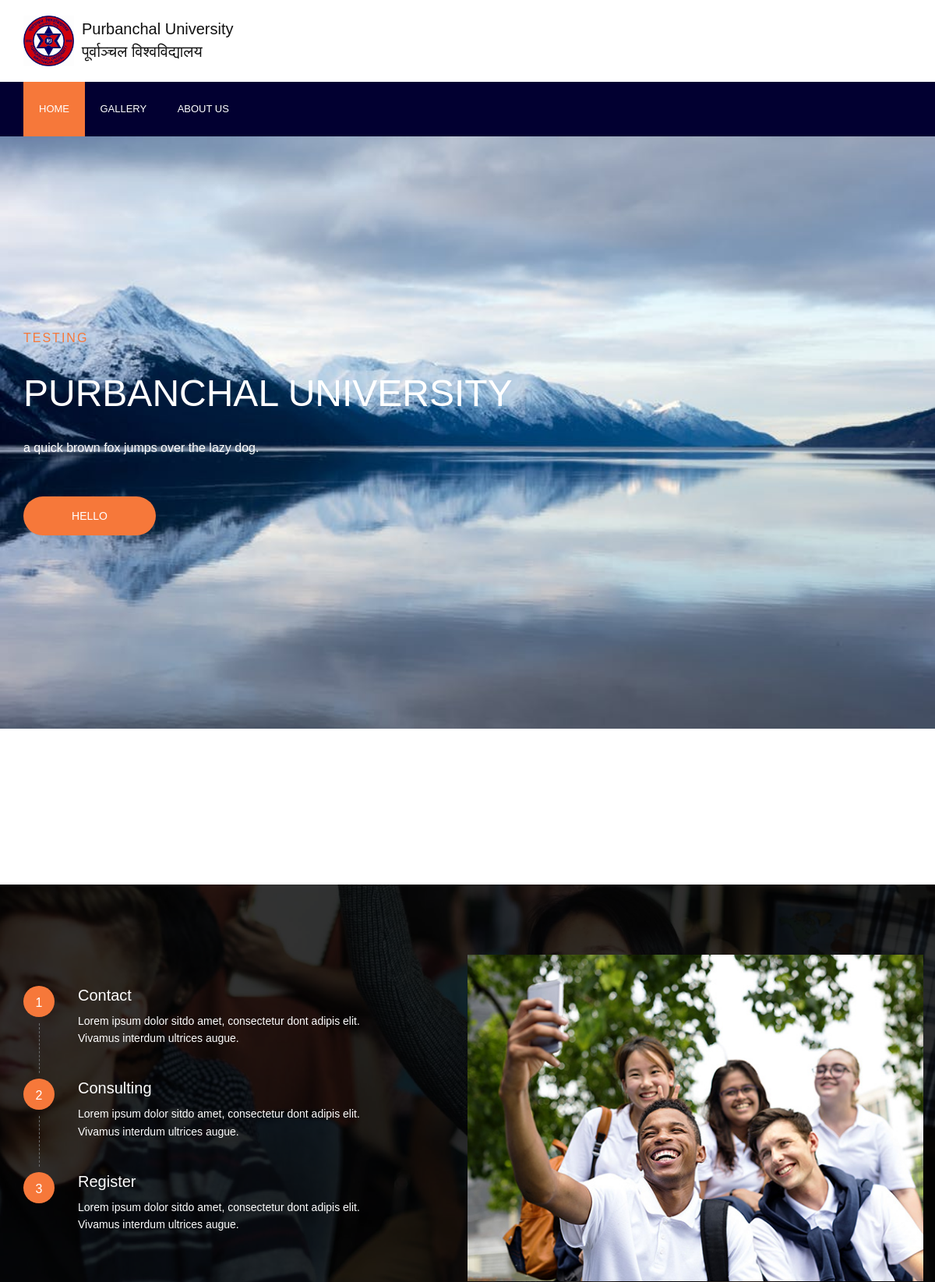
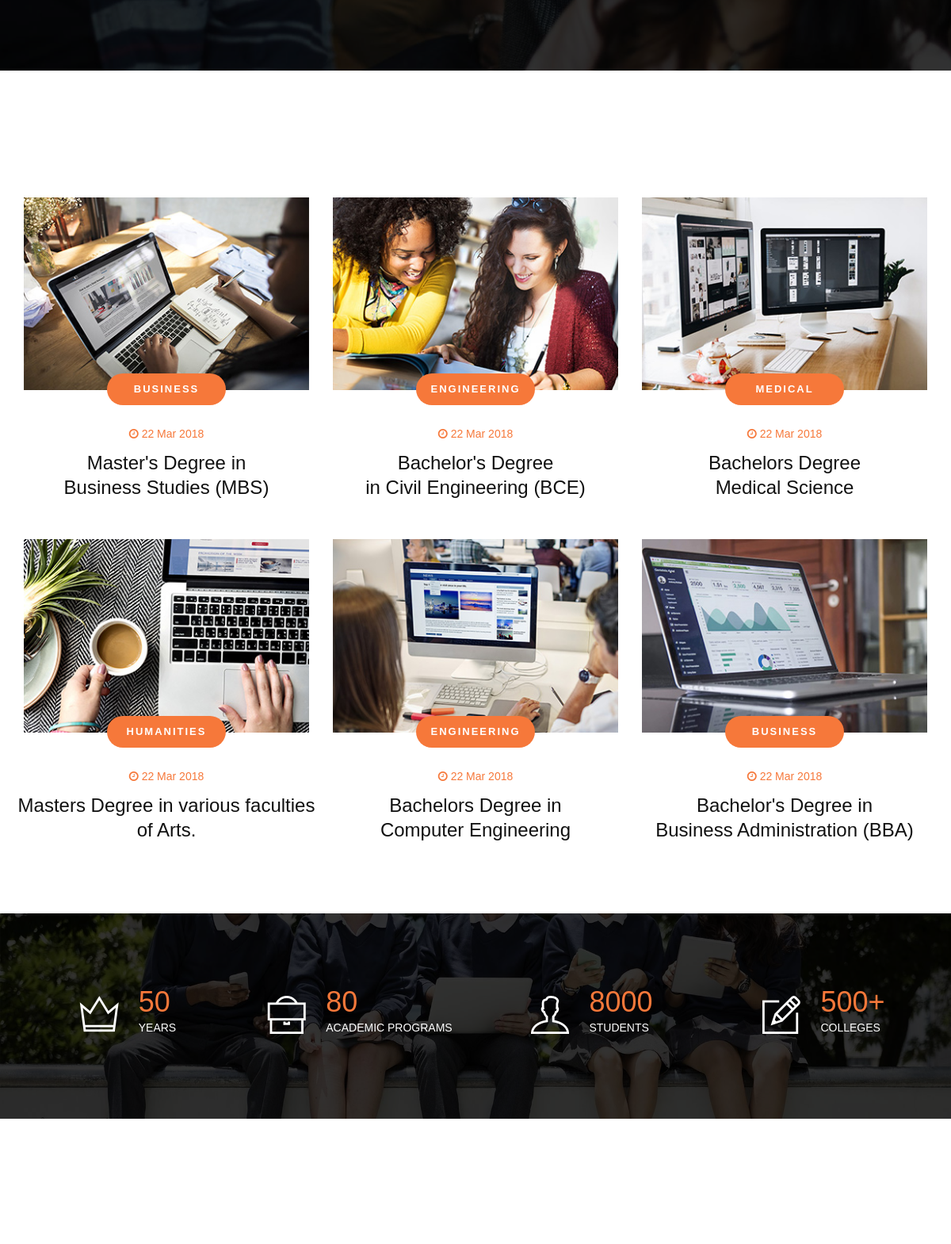
The page / (upper part) on the database its author committed (2 pictures, top to bottom).
### tables this page shows
CREATE TABLE `header_title_setup` (
  `id_title` int(25) NOT NULL,
  `logo_image_name` varchar(250) NOT NULL DEFAULT 'logo.jpg',
  `site_title` varchar(250) NOT NULL DEFAULT 'My Site'
);

CREATE TABLE `menu_setup` (
  `mid` int(25) NOT NULL,
  `menu_name` varchar(150) NOT NULL,
  `is_inner_page` varchar(50) NOT NULL,
  `menu_order` int(15) NOT NULL,
  `slug` varchar(200) NOT NULL,
  `ext_url` varchar(250) NOT NULL,
  `page_title` varchar(200) NOT NULL,
  `page_content` blob NOT NULL
);

CREATE TABLE `slider_setup` (
  `ss_id` int(10) NOT NULL,
  `slider_img_name` varchar(200) NOT NULL,
  `primary_slider_title` varchar(150) NOT NULL,
  `sec_slider_title` varchar(100) NOT NULL,
  `slider_text` varchar(250) NOT NULL,
  `slider_btn_text` varchar(50) NOT NULL DEFAULT 'View More',
  `slider_btn_link` varchar(150) DEFAULT '#'
);

### application/controllers/Frontend_controller.php (called while the page is built, shortened)
<?php
class Frontend_controller extends CI_Controller {
	 public function __construct()
    {
       $this->load->model('admin_model');
       $this->load->model('header_setup_model');
       $this->load->model('slider_setup_model');
        $this->load->model('menu_setup_model');
         $this->load->model('category_setup_model');
         $this->load->model('content_setup_model');
         $this->load->model('page_content_setup_model');
         $this->load->model('image_setup_model');
        $this->load->helper(array('form', 'url'));
        $this->load->library(array('session', 'form_validation'));
    }
    public function display($view,$data){
    $data['header_title_setup'] = $this->header_setup_model->get_header_title();
    $data['slider_setup'] = $this->slider_setup_model->get_slider_image_name();
    $data['header_left_menu']=$this->header_setup_model->get_header_left_menu();
    $data['menu_setup']=$this->menu_setup_model->get_menu();
    $data['page_content_setup']=$this->page_content_setup_model->get_page_content();
    $this->load->view('includes/header',$data);
		$this->load->view('includes/navigation',$data);
		$this->load->view($view,$data);
		$this->load->view('includes/footer');
    }
  }
  ?>

### application/controllers/Site.php (called while the page is built, shortened)
<?php
include_once(APPPATH.'controllers/Frontend_controller.php');
class Site extends Frontend_controller{
public function index()
	{
		$data['header_title_setup'] = $this->header_setup_model->get_header_title();
		$data['slider_setup'] = $this->slider_setup_model->get_slider_image_name();
		$data['header_left_menu']=$this->header_setup_model->get_header_left_menu();
		$data['category_setup']=$this->category_setup_model->get_category();
		$data['home_content']=$this->content_setup_model->get_first_cont();
		$data['home_image_setup']=$this->image_setup_model->get_gallery_image();
		$this->display('site/home',$data);
	}
}
?>

### index.php (called while the page is built, shortened)
<?php
require_once BASEPATH.'core/CodeIgniter.php';

### application/models/Header_setup_model.php (called while the page is built, shortened)
<?php
class Header_setup_model extends CI_Model {
 public function get_header_title()
    {
    $query = $this->db->get_where('header_title_setup');
    return $query->result_array();
    }
}
?>

### application/models/Menu_setup_model.php (called while the page is built, shortened)
<?php
class Menu_setup_model extends CI_Model {
    public function get_menu(){
    	$this->db->select('*');
        $this->db->from('menu_setup');
        $this->db->order_by("menu_order", "asc");
        $query=$this->db->get();
    	return $query->result_array();
    }
}
?>

### application/models/Slider_setup_model.php (called while the page is built, shortened)
<?php
class Slider_setup_model extends CI_Model {
 public function get_slider_image_name(){
    $query = $this->db->get_where('slider_setup');
    return $query->result_array();
}
}
 ?>

### application/views/site/home.php (the view, shortened to what this page needs)
<section class="hero-section">
	<div class="hero-slider owl-carousel">
		<?php foreach ($slider_setup as $sls): ?>
		<div class="hs-item set-bg" data-setbg="<?php echo base_url(); ?>assets/img/hero-slider/<?php echo $sls['slider_img_name']; ?>">
			<div class="hs-text">
				<div class="container">
					<div class="row">
						<div class="col-lg-8">
							<div class="hs-subtitle"><?php echo $sls['sec_slider_title']; ?></div>
							<h2 class="hs-title"><?php echo $sls['primary_slider_title']; ?></h2>
							<p class="hs-des"><?php echo $sls['slider_text']; ?></p>
							<a href="<?php echo $sls['slider_btn_link']; ?>" class="site-btn"><?php echo $sls['slider_btn_text']; ?></a>
						</div>
					</div>
				</div>
			</div>
		</div>
	<?php endforeach;?>
	</div>
</section>
<section class="service-section spad">
</section>
<section class="enroll-section spad set-bg" data-setbg="<?php echo base_url(); ?>assets/img/enroll-bg.jpg">
	<div class="container">
		<div class="row">
			<div class="col-lg-5">
				<div class="enroll-list text-white">
					<div class="enroll-list-item">
						<span>1</span>
						<h5>Contact</h5>
						<p>Lorem ipsum dolor sitdo amet, consectetur dont adipis elit. Vivamus interdum ultrices augue.</p>
					</div>
					<div class="enroll-list-item">
						<span>2</span>
						<h5>Consulting</h5>
						<p>Lorem ipsum dolor sitdo amet, consectetur dont adipis elit. Vivamus interdum ultrices augue.</p>
					</div>
					<div class="enroll-list-item">
						<span>3</span>
						<h5>Register</h5>
						<p>Lorem ipsum dolor sitdo amet, consectetur dont adipis elit. Vivamus interdum ultrices augue.</p>
					</div>
				</div>
			</div>
			<div class="col-lg-6 offset-lg-1 p-lg-0 p-4">
				<img src="<?php echo base_url(); ?>assets/img/encroll-img.jpg" alt="">
			</div>
		</div>
	</div>
</section>
<section class="courses-section spad">
	<div class="container">
		<div class="row">
			<div class="col-lg-4 col-md-6 course-item">
				<div class="course-thumb">
					<img src="<?php echo base_url(); ?>assets/img/course/1.jpg" alt="">
					<div class="course-cat">
						<span>BUSINESS</span>
					</div>
				</div>
				<div class="course-info">
					<div class="date"><i class="fa fa-clock-o"></i> 22 Mar 2018</div>
					<h4>Master's Degree in <br>Business Studies (MBS)</h4>
				</div>
			</div>
			<div class="col-lg-4 col-md-6 course-item">
				<div class="course-thumb">
					<img src="<?php echo base_url(); ?>assets/img/course/2.jpg" alt="">
					<div class="course-cat">
						<span>ENGINEERING</span>
					</div>
				</div>
				<div class="course-info">
					<div class="date"><i class="fa fa-clock-o"></i> 22 Mar 2018</div>
					<h4>Bachelor's Degree<br> in Civil Engineering (BCE) </h4>
				</div>
			</div>
			<div class="col-lg-4 col-md-6 course-item">
				<div class="course-thumb">
					<img src="<?php echo base_url(); ?>assets/img/course/3.jpg" alt="">
					<div class="course-cat">
						<span>MEDICAL</span>
					</div>
				</div>
				<div class="course-info">
					<div class="date"><i class="fa fa-clock-o"></i> 22 Mar 2018</div>
					<h4>Bachelors Degree<br> Medical Science</h4>
				</div>
			</div>
			<div class="col-lg-4 col-md-6 course-item">
				<div class="course-thumb">
					<img src="<?php echo base_url(); ?>assets/img/course/4.jpg" alt="">
					<div class="course-cat">
						<span>HUMANITIES</span>
					</div>
				</div>
				<div class="course-info">
					<div class="date"><i class="fa fa-clock-o"></i> 22 Mar 2018</div>
					<h4>Masters Degree in various faculties of Arts.</h4>
				</div>
			</div>
			<div class="col-lg-4 col-md-6 course-item">
				<div class="course-thumb">
					<img src="<?php echo base_url(); ?>assets/img/course/5.jpg" alt="">
					<div class="course-cat">
						<span>ENGINEERING</span>
					</div>
				</div>
				<div class="course-info">
					<div class="date"><i class="fa fa-clock-o"></i> 22 Mar 2018</div>
					<h4>Bachelors Degree in<br>Computer Engineering</h4>
				</div>
			</div>
			<div class="col-lg-4 col-md-6 course-item">
				<div class="course-thumb">
					<img src="<?php echo base_url(); ?>assets/img/course/6.jpg" alt="">
					<div class="course-cat">
						<span>BUSINESS</span>
					</div>
				</div>
				<div class="course-info">
					<div class="date"><i class="fa fa-clock-o"></i> 22 Mar 2018</div>
					<h4>Bachelor's Degree in <br>Business Administration (BBA)</h4>
				</div>
			</div>
		</div>
	</div>
</section>
<section class="fact-section spad set-bg" data-setbg="<?php echo base_url(); ?>assets/img/fact-bg.jpg">
	<div class="container">
		<div class="row">
			<div class="col-sm-6 col-lg-3 fact">
				<div class="fact-icon">
					<i class="ti-crown"></i>
				</div>
				<div class="fact-text">
					<h2>50</h2>
					<p>YEARS</p>
				</div>
			</div>
			<div class="col-sm-6 col-lg-3 fact">
				<div class="fact-icon">
					<i class="ti-briefcase"></i>
				</div>
				<div class="fact-text">
					<h2>80</h2>
					<p>ACADEMIC PROGRAMS</p>
				</div>
			</div>
			<div class="col-sm-6 col-lg-3 fact">
				<div class="fact-icon">
					<i class="ti-user"></i>
				</div>
				<div class="fact-text">
					<h2>8000</h2>
					<p>STUDENTS</p>
				</div>
			</div>
			<div class="col-sm-6 col-lg-3 fact">
				<div class="fact-icon">
					<i class="ti-pencil-alt"></i>
				</div>
				<div class="fact-text">
					<h2>500+</h2>
					<p>COLLEGES</p>
				</div>
			</div>
		</div>
	</div>
</section>
<section class="event-section spad">
</section>

### application/views/includes/navigation.php (shortened to what this page needs)
	<header class="header-section">
		<div class="container">
			<?php foreach ($header_title_setup as $ht_item): ?>
			<a href="index.html" class="site-logo"><img src="<?php echo base_url(); ?>assets/img/<?php echo $ht_item['logo_image_name']; ?>" alt="purbanchal university" class="pull-left">
				<h5 class="pull-left site-title" style="margin:5px 10px;"><?php echo $ht_item['site_title']; ?></h5>
				 <h5 class="site-title" style="margin-left:75px;">पूर्वाञ्चल विश्वविद्यालय</h5>
			</a>
<?php endforeach; ?>
		</div>
	</header>
	<nav class="nav-section">
		<div class="container">
			<ul class="main-menu">
				<li class="active"><a href="<?php echo base_url(); ?>">Home</a></li>
				<?php foreach($menu_setup as $mn_st): ?>
					<li><a href="<?php
					if ($mn_st['is_inner_page']=="yes"){
					echo base_url('site/page/');?><?php echo $mn_st['slug'];
					}
					elseif($mn_st['is_inner_page']=="no"){
						echo base_url();echo"#";echo $mn_st['slug'];
					}
					else{
						echo $mn_st['ext_url'];
					}
					?>"
					<?php
						if($mn_st['is_inner_page']=="ext"){
							echo "target=\"_blank\"";
						}
					?>
					><?php echo $mn_st['menu_name']; ?></a></li>
				<?php endforeach; ?>
			</ul>
		</div>
	</nav>

### rows shown on the page
header_title_setup: logo_image_name (picture), site_title "Purbanchal University"
menu_setup: menu_name "GALLERY"
menu_setup: menu_name "ABOUT US"
slider_setup: sec_slider_title "TESTING", primary_slider_title "PURBANCHAL UNIVERSITY", slider_text "a quick brown fox jumps over the lazy dog.", slider_btn_text "HELLO"
